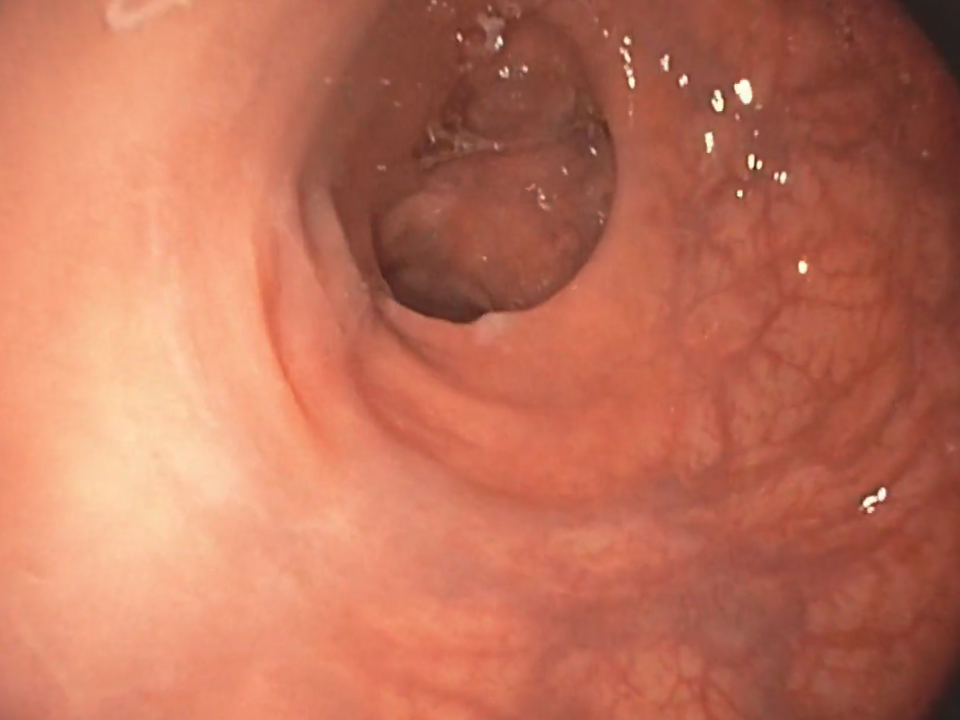
#> input picture CV/Colon_assignment/own_projects/Seq_027/more_flexible_working/images/f_0064636.png, 960 x 720 px, found by its file name; its folder holds 4 pictures in this run
$ python my_own_COLMAP.py   (older library calls are emulated)
#> lines starting #> are read from the running program, lines starting #| are printed output that depends on the picture
### CV/Colon_assignment/utils/cv_plot_bundle_sqlite_helpers_functions.py
import numpy as np
import json
import sqlite3
import matplotlib.pyplot as plt
import os
from scipy.linalg import expm, logm
from scipy.optimize import least_squares
from mpl_toolkits.mplot3d import Axes3D
import csv
import scipy as sc
import scipy.io as sio
import cv2
import sqlite3
from collections import defaultdict


#################################################### CV FUNCTIONS ####################################################
#region CV FUNCTIONS

# [1667 lines left out: functions compute_essential_matrix_from_F, decompose_essential_matrix, is_valid_pose, count_valid_points, select_correct_pose_harsh, select_correct_pose_flexible_and_filter and 45 more, not called in this run]

def get_camera_intrinsics(db_name):
    """
    Retrieve camera parameters from the database and construct the K matrix for a pinhole model.

    :param db_name: Path to the SQLite database.
    :return: Camera intrinsic matrix (K) as a numpy array.
    """
    conn = sqlite3.connect(db_name)
    cursor = conn.cursor()

    # Query the camera parameters (assuming only one camera is used)
    cursor.execute("SELECT params FROM Cameras LIMIT 1;")
    result = cursor.fetchone()

    if result is None:
        conn.close()
        raise ValueError("No camera parameters found in the database.")

    # Parse the intrinsic parameters
    params = result[0]
    fx, fy, cx, cy = map(float, params.split(", "))

    # Construct the intrinsic matrix for the pinhole camera model
    K = np.array([
        [fx, 0, cx],
        [0, fy, cy],
        [0, 0, 1]
    ])

    conn.close()
    return K

#BUG: retrieving second match incorrectly. FIXED: use adjancey graph from in-memory structure
# [406 lines left out: functions retrieve_matched_points_with_pair_id, build_correspondence_graph, insert_3d_points_in_memory_and_db, rebuild_images_info, already_has_3D_in_db, get_3d_point_coordinates and 7 more, not called in this run]

def extract_rvec_(camera_data, camera_id):
    rvec = camera_data[camera_id]["rvec"]
    return rvec

def extract_tvec(camera_data, camera_id):
    tvec = camera_data[camera_id]["tvec"]
    return tvec

#endregion

### CV/Colon_assignment/own_projects/Seq_027/more_flexible_working/my_own_COLMAP.py
import os
import numpy as np
import sqlite3
import cv2
import scipy


from utils.cv_plot_bundle_sqlite_helpers_functions import *

def debug_print(*args, **kwargs):
    if DEBUG:
        print(*args, **kwargs)

if __name__ == "__main__":

    #TODO:
    # Add camera structure reading from two_view_geometries
    # Update cameras relative poses to c1 in the database whenever calculating new pose
    # Filter points with high reprojection error


    #DEBUG FLAG
    DEBUG = True
    FIRST_TRIANGULATION_FLAG = True
    PNP_FLAG = True
    PNP_GT_FLAG = True
    TRIANGULATE_3_CAMERAS_FLAG = True
    FULL_BUNDLE_3_CAMERAS = True
    VISUALIZATION_FULL_BUNDLE_3CAMERAS_FLAG = True
    PNP_CAMERA4_FLAG = True
    TRIANGULATE_CAMERA_4_FLAG = True
    FULL_BUNDLE_4CAMERAS_FLAG = True
    FULL_BUNDLE_4CAMERAS_VISUALIZATION_FLAG = True
    ALL_VIZ_FLAG = True


    # Define project structure
    project_root_dir = "/Users/ignaciopastorebenaim/Documents/MGRCV/TPs/CV/Colon_assignment/own_projects"
    # seq_name = "Seq_035"
    seq_name = "Seq_027"
    type = "more_flexible"
    db_name = "database.db"
    project_dir = os.path.join(project_root_dir, seq_name, type)
    database_path = os.path.join(project_dir,db_name)
    cache_dir = os.path.join(project_dir, "cache")

    # Create cache directory if it does not exist
    if not os.path.exists(cache_dir):
        os.makedirs(cache_dir)

    # [30 lines of commented-out code are left out]
    image_names = ["f_0064636", "f_0064722", "f_0064886","f_0064962", "f_0064556"]


    # [8 lines of commented-out code are left out]
    c_ids = [2, 3, 4, 5, 1]


    # Same convention as IDs
    image_dir = os.path.join(project_dir, "images")
    image2 = cv2.imread(os.path.join(image_dir, f"{image_names[0]}.png"))
#> image2 is the input picture: shape (720, 960, 3); mean B, G, R 89.7, 113.7, 191.8
    image3 = cv2.imread(os.path.join(image_dir, f"{image_names[1]}.png"))
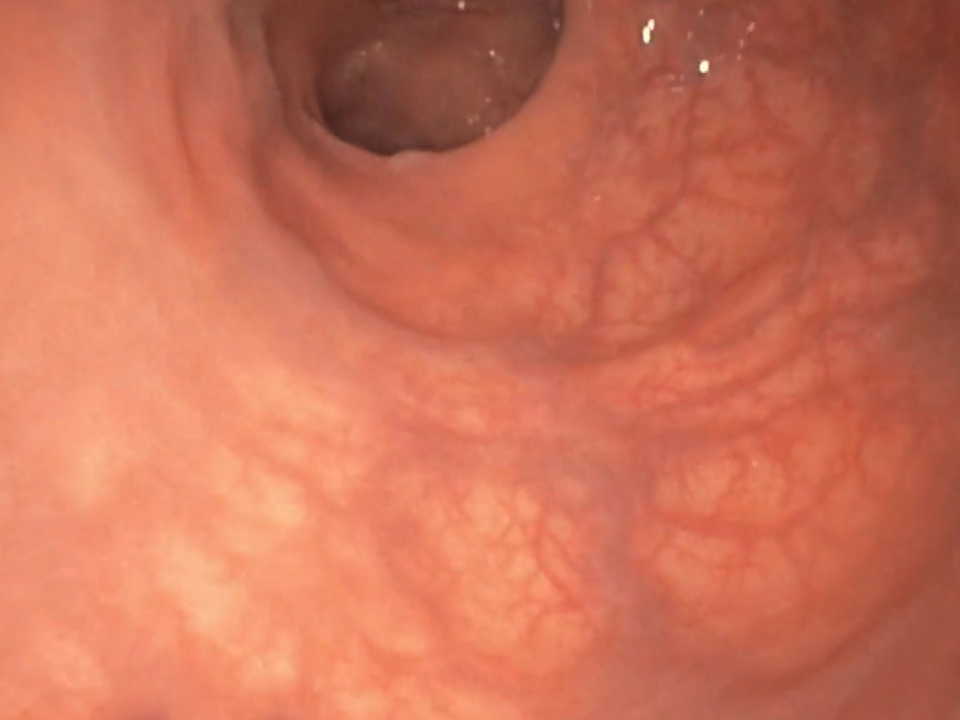
#> input picture CV/Colon_assignment/own_projects/Seq_027/more_flexible_working/images/f_0064722.png, 960 x 720 px, found by its file name
#> image3 is the input picture: shape (720, 960, 3); mean B, G, R 88.5, 113.4, 203.2
    image4 = cv2.imread(os.path.join(image_dir, f"{image_names[2]}.png"))
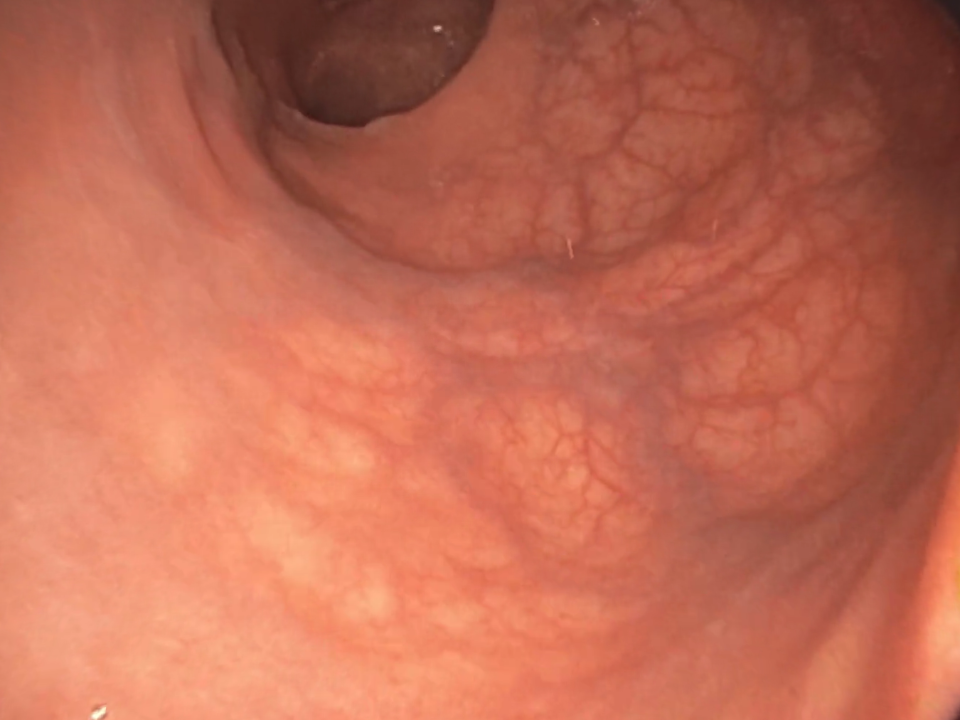
#> input picture CV/Colon_assignment/own_projects/Seq_027/more_flexible_working/images/f_0064886.png, 960 x 720 px, found by its file name
#> image4 is the input picture: shape (720, 960, 3); mean B, G, R 85, 107.3, 192.3
    image5 = cv2.imread(os.path.join(image_dir, f"{image_names[3]}.png"))
    image1 = cv2.imread(os.path.join(image_dir, f"{image_names[4]}.png"))
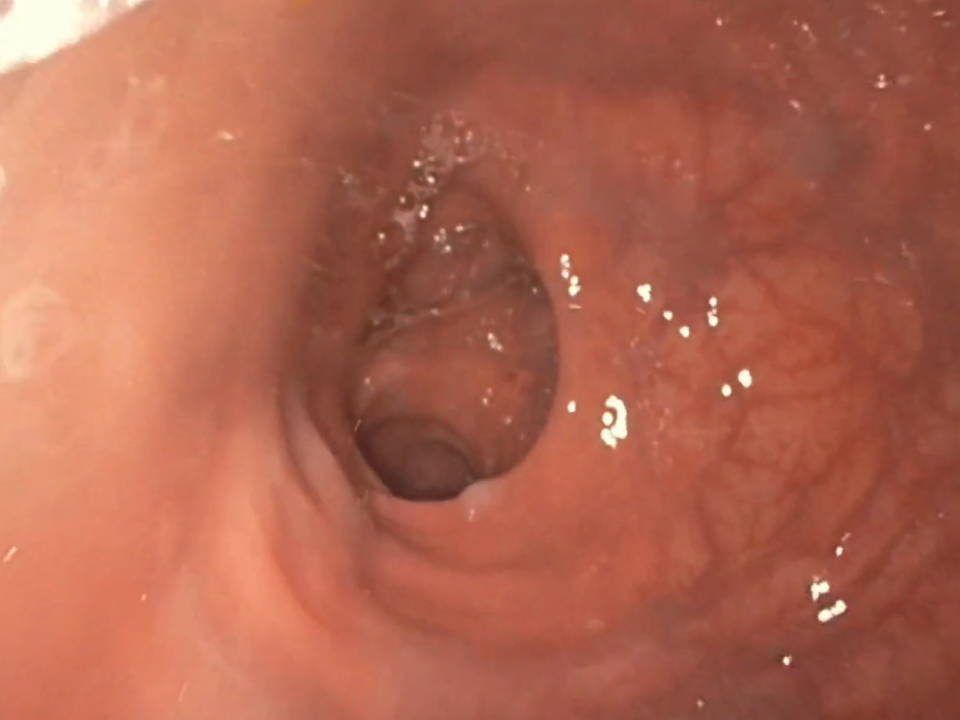
#> input picture CV/Colon_assignment/own_projects/Seq_027/more_flexible_working/images/f_0064556.png, 960 x 720 px, found by its file name
#> image1 is the input picture: shape (720, 960, 3); mean B, G, R 80.3, 101.4, 176.5

    images_list = [image2, image3, image4, image5, image1]

    ############################ SEQ_027 ########################################


    # Get camera K matrix. We only assume one camera for now with a pinhole model
#> (the run stopped early here; a loop or call above may not have finished)
